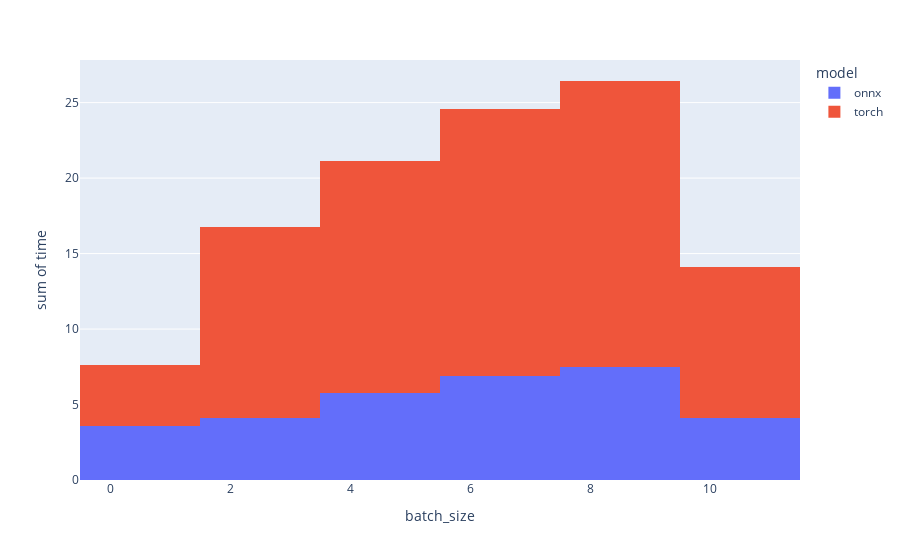

Notebook source saved alongside this figure:
### Code cell
fig = px.histogram(
    pd.DataFrame(objlist),
    x="batch_size",
    y="time",
    color="model",
)
fig.show()

### Figure 1 — Plotly figure (JSON) as saved in the notebook; plotly's stock layout.template omitted (floating-point values rounded to 4 significant figures)
{"data": [{"alignmentgroup": "True", "bingroup": "x", "histfunc": "sum", "hovertemplate": "model=onnx<br>batch_size=%{x}<br>sum of time=%{y}<extra></extra>", "legendgroup": "onnx", "marker": {"color": "#636efa", "pattern": {"shape": ""}}, "name": "onnx", "offsetgroup": "onnx", "orientation": "v", "showlegend": true, "type": "histogram", "x": [1, 1, 2, 3, 4, 5, 6, 7, 8, 9, 10], "xaxis": "x", "y": [1.887, 1.705, 2.069, 2.054, 2.835, 2.951, 3.305, 3.574, 3.682, 3.822, 4.123], "yaxis": "y"}, {"alignmentgroup": "True", "bingroup": "x", "histfunc": "sum", "hovertemplate": "model=torch<br>batch_size=%{x}<br>sum of time=%{y}<extra></extra>", "legendgroup": "torch", "marker": {"color": "#EF553B", "pattern": {"shape": ""}}, "name": "torch", "offsetgroup": "torch", "orientation": "v", "showlegend": true, "type": "histogram", "x": [1, 2, 3, 4, 5, 6, 7, 8, 9, 10], "xaxis": "x", "y": [4.051, 6.726, 5.942, 8.224, 7.109, 8.67, 8.999, 9.423, 9.506, 9.963], "yaxis": "y"}], "layout": {"barmode": "relative", "legend": {"title": {"text": "model"}, "tracegroupgap": 0}, "margin": {"t": 60}, "xaxis": {"anchor": "y", "domain": [0, 1], "title": {"text": "batch_size"}}, "yaxis": {"anchor": "x", "domain": [0, 1], "title": {"text": "sum of time"}}}}
